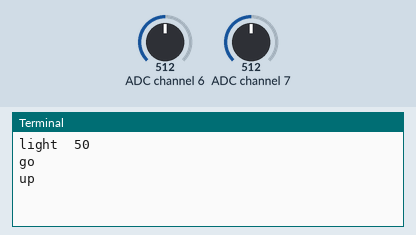
Bench run of a program on a simulated Raspberry Pi (BCM pin numbers). Parts: the last lines printed to the terminal. The test bench sets the inputs (shaded band); at power-on: ADC channel 7 = 512, ADC channel 6 = 512 (analog values on the 0–1023 scale). The clock reads 2024-03-15 10:24:30 at power-on unless the program sets it; web requests get an empty 200 reply after 0.4 s.

Above: at 1.2 s.
1.3 s: ADC channel 7 set to 122
At 5.66 s:
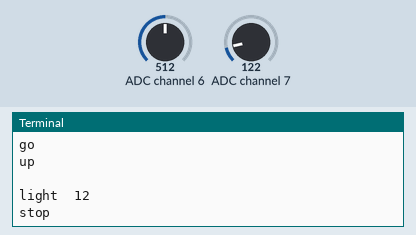
12.3 s: ADC channel 7 set to 10
At 18.0 s:
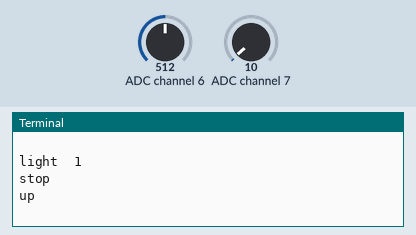
Timing chart, 0 to 19.5 s (numbered marks = the images above; inputs shaded):
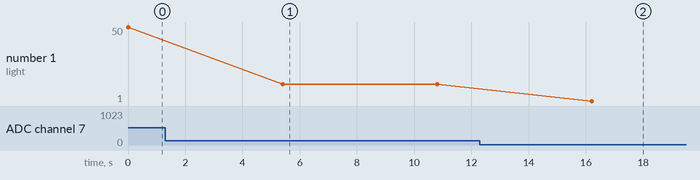

Measured:
- after the input at 1.3 s, the terminal: prints a new line after 4.1 s (image 1)
- after the input at 12.3 s, the terminal: prints a new line after 3.9 s (image 2)
- plotted number 1: 50 → 12 after the input at 1.3 s, 12 → 1 after the input at 12.3 s

The program:

lesson6_1.py
```python
import gpiozero as zero
import RPi.GPIO as GPIO
from time import sleep
from datetime import datetime
import requests


if __name__ == "__main__":
    mcp3008_ch7 = zero.MCP3008(channel=7)
    mcp3008_ch6 = zero.MCP3008(channel=6)
    try:
        while True:
            value = round(mcp3008_ch7.value*100)
            print("light ", value)
            if value > 20:
                print("go")
            else:
                print("stop")

            datetimeStr = datetime.now().strftime("%Y-%m-%d %H:%M:%S")

            response = requests.get(f'https://oogway543.onrender.com/raspberry?time={datetimeStr}&light={value}&temperature={mcp3008_ch6.value*1000}')

            if response.ok:
                print("up")
                print(response.text)
            else:
                print(response.status_code)

            sleep(5)
    except KeyboardInterrupt:
        GPIO.cleanup()
        print("程序退函数")
```
